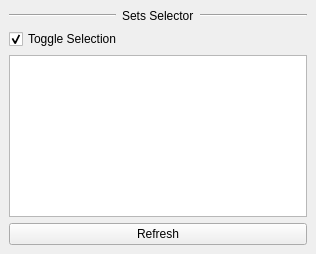
<?xml version="1.0" encoding="UTF-8"?>
<ui version="4.0">
 <class>MainWindow</class>
 <widget class="QMainWindow" name="MainWindow">
  <property name="geometry">
   <rect>
    <x>0</x>
    <y>0</y>
    <width>316</width>
    <height>254</height>
   </rect>
  </property>
  <property name="windowTitle">
   <string>Sets Selector</string>
  </property>
  <widget class="QWidget" name="centralwidget">
   <layout class="QVBoxLayout" name="verticalLayout">
    <item>
     <layout class="QHBoxLayout" name="horizontalLayout_2">
      <item>
       <widget class="Line" name="line_23">
        <property name="sizePolicy">
         <sizepolicy hsizetype="Expanding" vsizetype="Fixed">
          <horstretch>0</horstretch>
          <verstretch>0</verstretch>
         </sizepolicy>
        </property>
        <property name="orientation">
         <enum>Qt::Horizontal</enum>
        </property>
       </widget>
      </item>
      <item>
       <widget class="QLabel" name="character_fkik_label">
        <property name="text">
         <string>Sets Selector</string>
        </property>
       </widget>
      </item>
      <item>
       <widget class="Line" name="line_2">
        <property name="sizePolicy">
         <sizepolicy hsizetype="Expanding" vsizetype="Fixed">
          <horstretch>0</horstretch>
          <verstretch>0</verstretch>
         </sizepolicy>
        </property>
        <property name="orientation">
         <enum>Qt::Horizontal</enum>
        </property>
       </widget>
      </item>
     </layout>
    </item>
    <item>
     <widget class="QCheckBox" name="checkBox">
      <property name="text">
       <string>Toggle Selection</string>
      </property>
      <property name="checked">
       <bool>true</bool>
      </property>
     </widget>
    </item>
    <item>
     <widget class="QListWidget" name="listWidget">
      <property name="selectionMode">
       <enum>QAbstractItemView::ExtendedSelection</enum>
      </property>
     </widget>
    </item>
    <item>
     <widget class="QPushButton" name="pushButton">
      <property name="text">
       <string>Refresh</string>
      </property>
     </widget>
    </item>
   </layout>
  </widget>
 </widget>
 <resources/>
 <connections/>
</ui>
